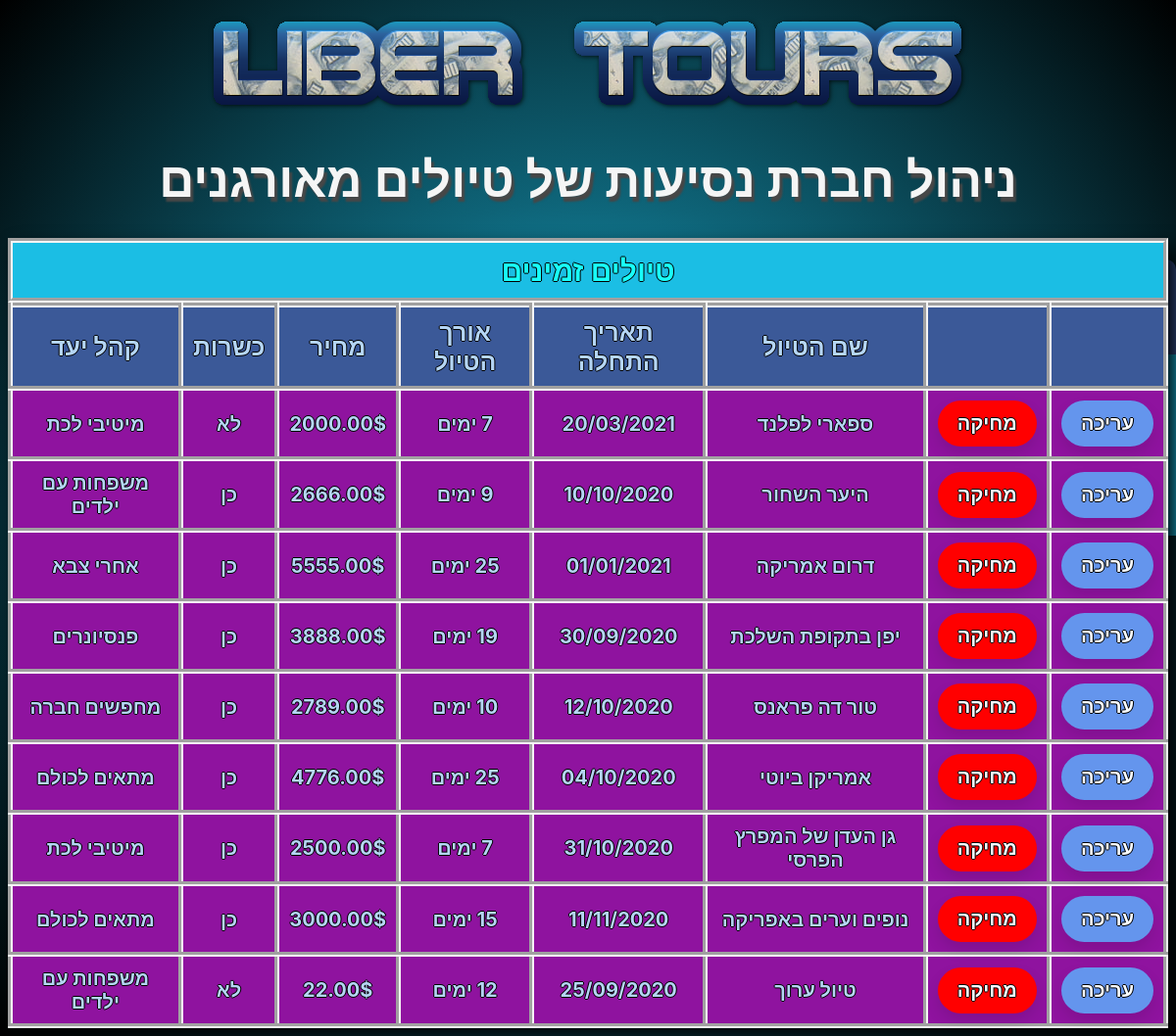
Screenshot of /pages/touradmin.php (signed in) with the database file from the repository.
### tables this page shows
CREATE TABLE `tbljourneys` (
  `journeyNum` int(11) NOT NULL COMMENT 'מספר הטיול',
  `journeyName` varchar(128) NOT NULL COMMENT 'שם הטיול',
  `journeyDescription` varchar(1024) NOT NULL COMMENT 'תיאור המסלול',
  `journeyStartDate` date NOT NULL COMMENT 'תאריך התחלה',
  `journeyDuration` int(11) NOT NULL COMMENT 'משך הטיול',
  `journeyPrice` decimal(9,2) NOT NULL COMMENT 'מחיר ליחיד',
  `journeyKosher` enum('לא','כן') NOT NULL COMMENT 'כשר',
  `journeyAudienceCode` enum('מיטיבי לכת','משפחות עם ילדים','מתאים לכולם','פנסיונרים','מחפשים חברה','אחרי צבא') NOT NULL COMMENT 'קוד קהל יעד'
);

### pages/mydbfunc.php (called while the page is built, shortened)
<?php
$dsn = 'mysql:host=localhost;dbname=travelagencydb';
$username = 'root';
$password = '';
try {
    $db = new PDO($dsn, $username, $password, array(PDO::MYSQL_ATTR_FOUND_ROWS => true));
    $db->exec("set NAMES utf8");
    $db->setAttribute(PDO::ATTR_ERRMODE, PDO::ERRMODE_EXCEPTION);
} catch (PDOException $e) {
    echo "db connection open failed due: " . $e->getMessage();
    exit();
}
function adminTours() {
    global $db;
    $query_text = "SELECT *  "
            . "FROM `tbljourneys` "
            . "WHERE `journeyStartDate` > CURDATE() "
            . "AND `journeyNum` NOT IN (SELECT `orderJourneyNum` FROM tblorders)";
    try {
        $cmd = $db->prepare($query_text);
        $cmd->execute();
        $result = $cmd->fetchAll();
        return $result;
    } catch (PDOException $ex) {
        echo "adminTours failed due: " . $ex->getMessage();
        exit();
    }
}

### pages/touradmin.php (the view, shortened to what this page needs)
<?php
require_once 'mydbfunc.php';
$tripdtls = adminTours();
?>
<!DOCTYPE html>
<html>
    <head>
        <link href="../css/style-touradmin.css" rel="stylesheet" type="text/css" />
        <link href="../css/styles-global.css" rel="stylesheet" type="text/css" />
    </head>
    <body>
        <?php require_once 'menu.php'; ?>
        <div>
            <img src="../images/liber.png" alt="liber" class="logo" />
            <h1>ניהול חברת נסיעות של טיולים מאורגנים</h1>
        </div>
        <form method="post" onsubmit="return confirm('האם אתה בטוח שברצונך למחוק הטיול ממסד הנתונים?')">
            <table>
                <caption>טיולים זמינים</caption>
                <tr>
                    <th></th>
                    <th></th>
                    <th>שם הטיול</th>
                    <th>תאריך התחלה</th>
                    <th>אורך הטיול</th>
                    <th>מחיר</th>
                    <th>כשרות</th>
                    <th>קהל יעד</th>
                </tr>
                <?php foreach ($tripdtls as $row) : ?>
                    <tr>
                        <td><input type=button class="button" onClick="location.href = 'updatetouradmin.php?id=<?= $row['journeyNum'] ?>'" value="עריכה"></td>
                        <td><button type=submit name=deleteTour class="button2" value="<?= $row['journeyNum'] ?>" >מחיקה</button></td>
                        <td><?= $row['journeyName'] ?> </td>
                        <td> <?= (new DateTime($row["journeyStartDate"]))->format('d/m/Y') ?></td>
                        <td><?= $row['journeyDuration'] ?> ימים </td>
                        <td><?= $row['journeyPrice'] ?>$</td>
                        <td><?= $row['journeyKosher'] ?> </td>
                        <td><?= $row['journeyAudienceCode'] ?> </td>
                    </tr>
                <?php endforeach; ?>
            </table>
        </form>
    </body>
</html>

### pages/menu.php (shortened to what this page needs)
<!DOCTYPE html>
<html>
    <head>
        <link href="../css/style-menu.css" rel="stylesheet" type="text/css" />
        <link href="../css/styles-global.css" rel="stylesheet" type="text/css" />
    </head>
    <body>
        <div class="container">
            <div class="card">
                <div class="header">
                    <h2>שלום, <?= $_SESSION['usr_rlnm'] ?>!</h2>
                </div>
                <div class="body">
                    <a class="bye" href=logout.php >התנתק</a>
                    <ul>
                        <li><a href=passupdate.php>עדכון פרטים</a></li>
                        <?php if ($_SESSION["usr_type"] == "מ"): ?>
                            <li><a href=newtour.php>הוספת טיול חדש</a></li>
                            <li><a href=touradmin.php>רשימת הטיולים הקיימים</a></li>
                        <?php else : ?>
                            <li><a href=tourlist.php>רשימת הטיולים הפנויים</a></li>
                            <li><a href=usertour.php>טיולים שנרשמת אליהם</a></li>
                        <?php endif; ?>
                    </ul>
                </div>
            </div>
        </div>
    </body>
</html>

### css/style-touradmin.css (style rules this page uses)
table { margin-left: auto; margin-right: auto; border-collapse: collapse; filter: drop-shadow(10px 10px 10px rgba(0, 0, 0, 0.9)); text-shadow: -1px 0 black, 0 1px black, 1px 0 black, 0 -1px black; border: 5px groove whitesmoke; font-weight: bold; text-align: center; }
caption { background-color: rgb(27, 190, 228); border: 5px groove whitesmoke; font-size: 30px; color: #18fff9; padding: 10px; }
td,th { border: 5px groove whitesmoke; color: #b5d6f5; padding: 10px; }
th { background-color: #3b5998; font-size: 25px; }
td { background-color: #8f139f; font-size: 20px; }
.button { font-size: 20px; background-color: cornflowerblue; border: 0; color: #f7fbff; text-shadow: -1px 0 black, 0 1px black, 1px 0 black, 0 -1px black; font-weight: bold; box-shadow: 0px 8px 15px rgba(0, 0, 0, 0.1); padding: 12px 20px; border-radius: 45px; transition: all 0.3s ease 0s; }
.button2 { font-size: 20px; background-color: red; border: 0; color: #f7fbff; text-shadow: -1px 0 black, 0 1px black, 1px 0 black, 0 -1px black; font-weight: bold; box-shadow: 0px 8px 15px rgba(0, 0, 0, 0.1); padding: 12px 20px; border-radius: 45px; transition: all 0.3s ease 0s; }

### css/styles-global.css (style rules this page uses)
body { direction: rtl; background: rgb(27, 190, 228); background: radial-gradient( circle, rgba(27, 190, 228, 1) 0%, rgba(14, 99, 119, 1) 41%, rgba(0, 0, 0, 1) 100% ); font-family: -apple-system, BlinkMacSystemFont, "Segoe UI", Roboto, Oxygen, Ubuntu, Cantarell, "Open Sans", "Helvetica Neue", sans-serif; scroll-behavior: smooth; }
.logo { display: block; margin-left: auto; margin-right: auto; }
h1 { font-size: 50px; color: whitesmoke; text-shadow: #474747 3px 5px 2px; margin: 15px; padding: 15px; text-align: center; }

### css/style-menu.css (style rules this page uses)
.container { position: fixed; top: 25%; right: 0; font-weight: bold; display: flex; justify-content: center; align-items: center; }
.card { width: 300px; background-color: rgb(27, 190, 228); border-radius: 0 50px; }
.header { border-radius: 10px 10px 0px 0px; padding: 5px; background-color: #3b5998; display: flex; justify-content: center; align-items: center; }
h2 { color: #ffffff; padding: 15px; font-size: 20px; filter: drop-shadow(10px 10px 10px rgba(0, 0, 0, 0.9)); text-shadow: -1px 0 black, 0 1px black, 1px 0 black, 0 -1px black; }
.body li { font-size: 17px; padding: 15px; list-style: none; color: #b5d6f5; display: flex; justify-content: center; align-items: center; width: 200px; }
.bye { color: white; background-color: red; position: absolute; left: 0; top: 0; }

### rows the page displays
tbljourneys: $row['journeyNum'] 1 (drawn), journeyName "ספארי לפלנד", journeyStartDate "20/03/2021", journeyDuration "7", journeyPrice "2000.00", journeyKosher "לא", journeyAudienceCode "מיטיבי לכת"
tbljourneys: $row['journeyNum'] 2 (drawn), journeyName "היער השחור", journeyStartDate "10/10/2020", journeyDuration "9", journeyPrice "2666.00", journeyKosher "כן", journeyAudienceCode "משפחות עם ילדים"
tbljourneys: $row['journeyNum'] 3 (drawn), journeyName "דרום אמריקה", journeyStartDate "01/01/2021", journeyDuration "25", journeyPrice "5555.00", journeyKosher "כן", journeyAudienceCode "אחרי צבא"
tbljourneys: $row['journeyNum'] 4 (drawn), journeyName "יפן בתקופת השלכת", journeyStartDate "30/09/2020", journeyDuration "19", journeyPrice "3888.00", journeyKosher "כן", journeyAudienceCode "פנסיונרים"
tbljourneys: $row['journeyNum'] 5 (drawn), journeyName "טור דה פראנס", journeyStartDate "12/10/2020", journeyDuration "10", journeyPrice "2789.00", journeyKosher "כן", journeyAudienceCode "מחפשים חברה"
tbljourneys: $row['journeyNum'] 6 (drawn), journeyName "אמריקן ביוטי", journeyStartDate "04/10/2020", journeyDuration "25", journeyPrice "4776.00", journeyKosher "כן", journeyAudienceCode "מתאים לכולם"
tbljourneys: journeyName "גן העדן של המפרץ הפרסי", journeyStartDate "31/10/2020", journeyDuration "7", journeyPrice "2500.00", journeyKosher "כן", journeyAudienceCode "מיטיבי לכת"
tbljourneys: $row['journeyNum'] 8 (drawn), journeyName "נופים וערים באפריקה", journeyStartDate "11/11/2020", journeyDuration "15", journeyPrice "3000.00", journeyKosher "כן", journeyAudienceCode "מתאים לכולם"
tbljourneys: $row['journeyNum'] 10 (drawn), journeyName "טיול ערוך", journeyStartDate "25/09/2020", journeyDuration "12", journeyPrice "22.00", journeyKosher "לא", journeyAudienceCode "משפחות עם ילדים"
